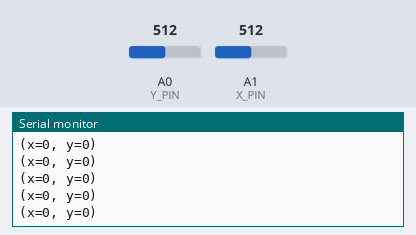
Simulated run of this sketch. Board: Arduino Uno, built with avr-gcc and run on an emulated ATmega328P. On the bench: the last lines printed to the serial monitor. Inputs (shaded band) come from the test bench; at power-on: A0 (Y_PIN) = 512, A1 (X_PIN) = 512.

Above: at 1.2 s.
1.3 s: A0 (Y_PIN) set to 489
At 2.3 s:
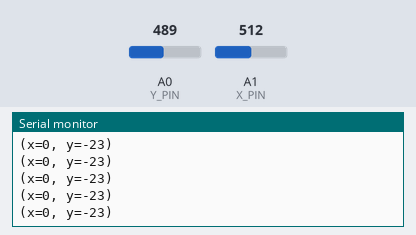
2.8 s: A1 (X_PIN) set to 422
At 3.9 s:
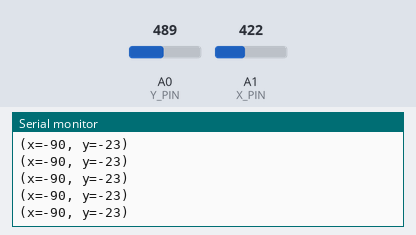
4.3 s: A1 (X_PIN) set to 404
At 5.4 s:
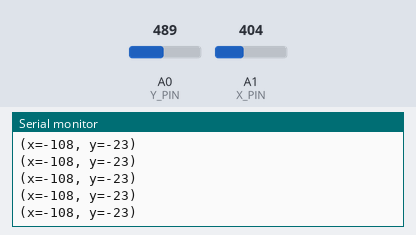
Timing chart, 0 to 7.3 s (numbered marks = the images above; inputs shaded):
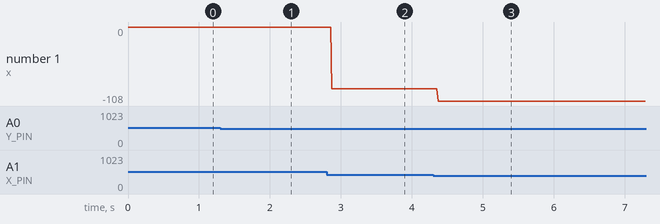

The sketch:

thumb_joystick.ino
```cpp
/**
 * Demonstrates usage of thumb joystick e.g.
 * https://www.seeedstudio.com/Grove-Thumb-Joystick-p-935.html
 *
 * Reads the X and Y position of the thumb joystick
 * and prints the positions to the serial monitor.
 *
 * Connections:
 *
 * Arduino | Thumb Joystick
 * -----------------
 * GND     | GND
 * 5V      | VCC
 * A0      | Y
 * A1      | X
 */

int X_PIN = A1;
int Y_PIN = A0;

int baseX;
int baseY;

void setup() {
  Serial.begin(9600);

  // read initial values from joystick
  // and use these values a the base
  baseX = analogRead(X_PIN);
  baseY = analogRead(Y_PIN);
}

void loop() {
  // read values from the joystick
  // and adjust them to be relative to the
  // initial base values
  int x = analogRead(X_PIN) - baseX;
  int y = analogRead(Y_PIN) - baseY;

  Serial.println(String("(x=") + String(x) + ", y=" + String(y) + String(")"));
}
```

Measured:
- after the input at 1.3 s, the serial monitor: prints a new line after 0.07 s (image 1)
- after the input at 2.8 s, the serial monitor: prints a new line after 0.07 s (image 2)
- after the input at 4.3 s, the serial monitor: prints a new line after 0.07 s (image 3)
- plotted number 1: 0 → -90 after the input at 2.8 s, -90 → -108 after the input at 4.3 s
